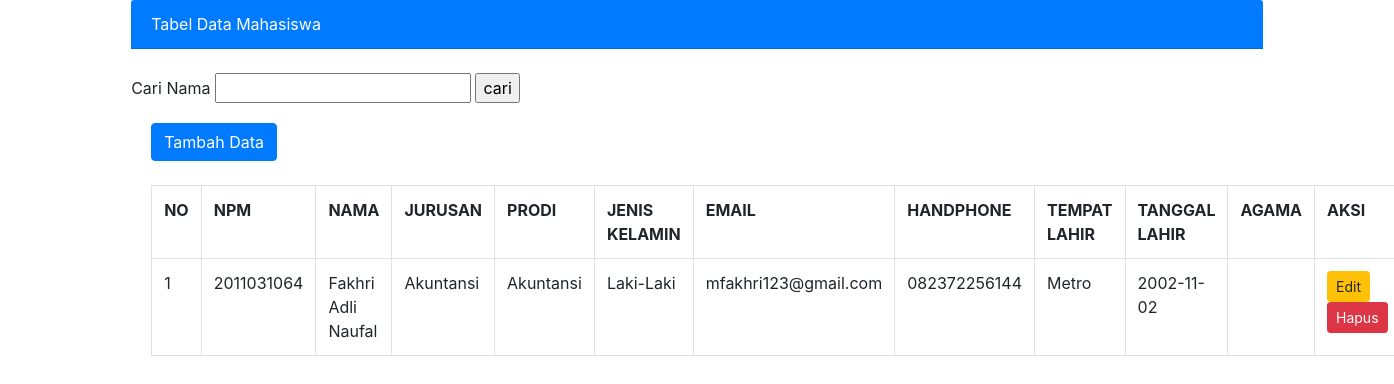
The app's page /data_mahasiswa.php?s=Fakhri Adli Naufal with its own data.
### tables this page shows
CREATE TABLE `mahasiswa` (
  `npm` int(11) NOT NULL,
  `nama` varchar(50) NOT NULL,
  `jurusan` varchar(50) NOT NULL,
  `program_studi` varchar(50) NOT NULL,
  `jenis_kelamin` varchar(50) NOT NULL,
  `email` varchar(50) NOT NULL,
  `handphone` varchar(50) NOT NULL,
  `tempat_lahir` varchar(50) NOT NULL,
  `tanggal_lahir` date NOT NULL,
  `agama` varchar(50) NOT NULL
);

### data_mahasiswa.php (the view, shortened to what this page needs)
<!DOCTYPE html>
<html lang="en">
<head>
    <link rel="stylesheet" href="css/bootstrap.css">
</head>
<body>
    <div class="container col-md-10">
    <div class="card-header bg-primary text-white">
        Tabel Data Mahasiswa
    </div>
    <br>
    <form method="GET" action="">
        Cari Nama <input type="text" name="s">
        <input type="submit" value="cari">
    </form>
        <div class="card-body">
            <a href="index.php" class="btn btn-primary">Tambah Data</a>
            <br>
            <br>
            <table class="table table-bordered">
                <tr>
                    <th>NO</th>
                    <th>NPM</th>
                    <th>NAMA</th>
                    <th>JURUSAN</th>
                    <th>PRODI</th>
                    <th>JENIS KELAMIN</th>
                    <th>EMAIL</th>
                    <th>HANDPHONE</th>
		    <th>TEMPAT LAHIR</th>
		    <th>TANGGAL LAHIR</th>
		    <th>AGAMA</th>
                    <th>AKSI</th>
                </tr>
            <?php
                include "koneksi.php";
                $no = 1;
                if (isset($_GET['s']))
                {
                    $NAMA = $_GET['s'];
                    $tampil = mysqli_query($koneksi, "SELECT * FROM mahasiswa WHERE NAMA LIKE '%$NAMA%'");
                }else
                $tampil = mysqli_query($koneksi, "SELECT * FROM mahasiswa");
                while ($data = mysqli_fetch_array($tampil))
                {
            ?>
            <tr>
                    <td><?php echo $no++;?> </td>
                    <td><?php echo $data ['npm']?></td>
                    <td><?php echo $data ['nama']?></td>
                    <td><?php echo $data ['jurusan']?></td>
                    <td><?php echo $data ['program_studi']?></td>
                    <td><?php echo $data ['jenis_kelamin']?></td>
                    <td><?php echo $data ['email']?></td>
                    <td><?php echo $data ['handphone']?></td>
		    <td><?php echo $data ['tempat_lahir']?></td>
		    <td><?php echo $data ['tanggal_lahir']?></td>
		    <td><?php echo $data ['agama']?></td>
            <td>
                    <a href="edit_data.php?npm=<?php echo $data['npm'];?>" class="btn btn-sm btn-warning">Edit</a>
                    <a href="hapus_data.php?npm=<?php echo $data['npm'];?>" class="btn btn-sm btn-danger">Hapus</a>
            </td>
            </tr>
            <?php } ?>
            </table>
        </div>
    </body>
</html>

### records on screen
mahasiswa: npm "2011031064", nama "Fakhri Adli Naufal", jurusan "Akuntansi", program_studi "Akuntansi", jenis_kelamin "Laki-Laki", email "mfakhri123@gmail.com", handphone "082372256144", tempat_lahir "Metro", tanggal_lahir "2002-11-02"
